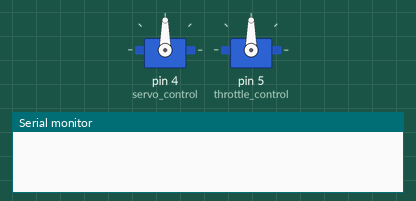
Bench run of a sketch on a simulated Arduino Uno, built with avr-gcc and run on an emulated ATmega328P. Shown: 2 × servo, the last lines printed to the serial monitor.

Above: at 0.1 s.
At 10.51 s:
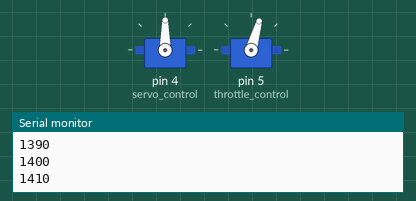
At 21.12 s:
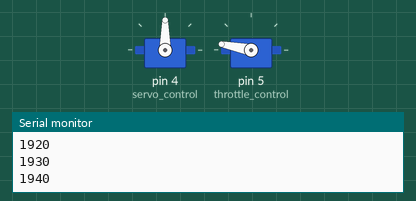
At 39.75 s:
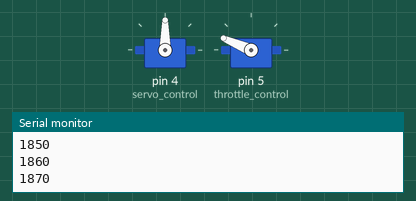
Timing chart, 0 to 40.0 s (numbered marks = the images above):
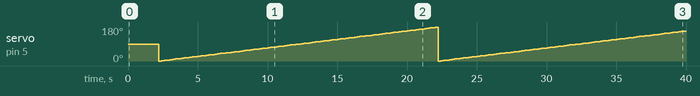

The sketch:

arduinoTest.ino
```cpp
#include <Servo.h>

#define SERVO 0
#define THROTTLE 1

int servo_rx = 2;
int throttle_rx = 3;

Servo servo_control;
Servo throttle_control;

bool throttle_high = false;
bool servo_high = false;


unsigned long start_time = 0;
unsigned long high_time = 0;

int convert_input(bool type, int input){
	if(type == SERVO){
		return (3*input + 1200);
	}
	else if(type == THROTTLE){
		return (5*input + 1000);
	}
	else{
		return -1;
	}
}
String myString;

void setup() {
	// put your setup code here, to run once:
	pinMode(servo_rx, INPUT);
	pinMode(throttle_rx, INPUT);
	servo_control.attach(4, 1200, 1800);
	throttle_control.attach(5, 1000, 2000);
	servo_control.writeMicroseconds(1500);
	throttle_control.writeMicroseconds(1500);
	delay(2000);
	Serial.begin(9600);
}


int controlVal = 1000;

void loop() {
		delay(200);
		Serial.println(controlVal);
		throttle_control.writeMicroseconds(controlVal);

		controlVal += 10;

		if (controlVal >= 2000) {
			controlVal = 1000;
		}
}
```

Measured:
- by itself, servo on pin 5 (throttle_control): 90° → 0° at 2.2 s, → 2° 0.20 s later, → 4° 0.20 s later, → 5° 0.20 s later, … (189 changes in this stretch)
